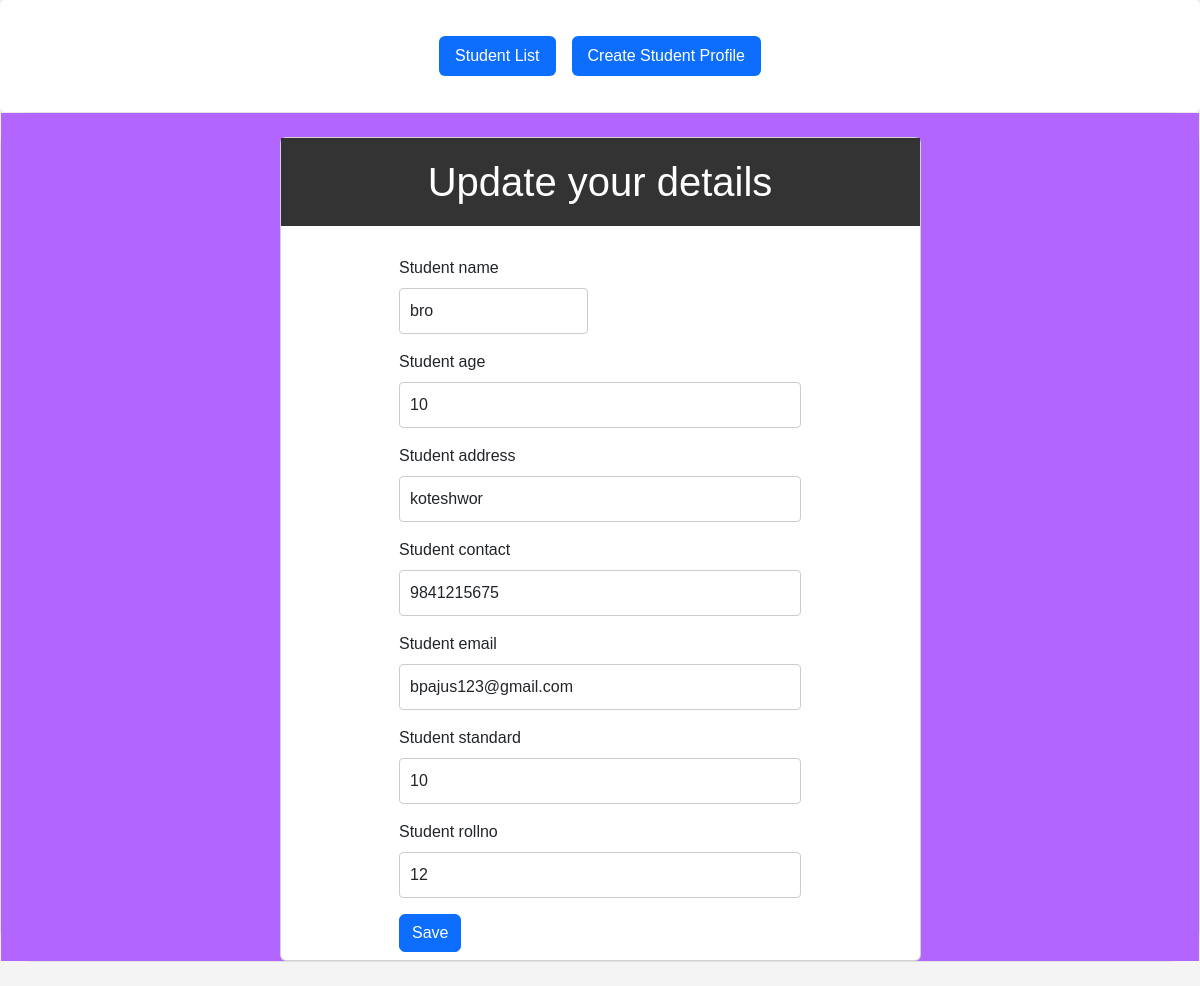
/update/33/update/, run on the app's committed database.
### grading_tool/models.py (models this page shows, shortened)
class Student_profile(models.Model):
    student_name = models.CharField(max_length=250)
    student_age = models.IntegerField()
    student_rollno = models.IntegerField()
    student_address = models.CharField(max_length=250)
    student_contact = models.IntegerField()
    student_email = models.CharField(blank=True, null=True, max_length=250)
    student_standard = models.IntegerField()
    student_photo = models.ImageField(upload_to='student_photos/', null=True, blank=True)

### grading_tool/views.py (the view)
# urls.py: path('update/<int:pk>/update/', StudentUpdateView.as_view(),name='update'),
class StudentUpdateView(UpdateView):
    model = Student_profile
    form_class = StudentForm
    template_name = 'update.html'
    success_url = reverse_lazy('student_list')

### grading_tool/forms.py
class StudentForm(forms.ModelForm):
    class Meta:
        model = Student_profile
        fields = "__all__"

### grading_tool/templates/update.html (shortened to what this page needs)
{% extends 'base.html' %}
{% load i18n django_bootstrap5 %}
{% block content %}
{% load static %}
<link rel="stylesheet" type="text/css" href="{% static 'Update.css' %}">
<section class="pb-4">
  <div class="border rounded-5">
        <div class="mask d-flex align-items-center h-100 gradient-custom-3">
          <div class="container h-100">
            <div class="row d-flex justify-content-center align-items-center h-100">
              <div class="col-12 col-md-9 col-lg-7 col-xl-7">
                <div class="card mt-4 ">
                   <form method="post">
                        <div class="heading text-center">
                          <h1>Update your details</h1>
                        </div>
                          <div class="container col-md-7 col-lg-8">
                           <div class="row">
                              <div class="col-sm-6">
                                {% bootstrap_field form.student_name show_label=True %}
                              </div>
                              <div class="col-sm-12">
                                {% bootstrap_field form.student_age show_label=True%}
                              </div>
                              <div class="col-sm-12">
                                {% bootstrap_field form.student_address show_label=True %}
                              </div>
                              <div class="col-sm-12">
                                {% bootstrap_field form.student_contact show_label=True %}
                              </div>
                              <div class="col-sm-12">
                                {% bootstrap_field form.student_email show_label=True %}
                              </div>
                              <div class="col-sm-12">
                                {% bootstrap_field form.student_standard show_label=True %}
                              </div>
                              <div class="col-sm-12">
                                {% bootstrap_field form.student_rollno show_label=True %}
                              </div>
                              <div class="mb-2">
                               {% bootstrap_button "Save" button_type="submit" button_class="btn-primary" %}
                              </div>
                           </div>
                   </form>
                </div>
              </div>
            </div>
        </div>
  </div>
</section>
{% endblock %}

### grading_tool/static/update.css (style rules this page uses)
body { font-family: Arial, sans-serif; background-color: #f4f4f4; }
.heading { background-color: #333; color: white; padding: 20px 0; margin-bottom: 30px; }
h1 { margin: 0; }
input[type="text"], input[type="number"] { width: 100%; padding: 10px; margin-bottom: 15px; border: 1px solid #ccc; border-radius: 4px; box-sizing: border-box; }
.gradient-custom-3 { background:#b266ff }

### data on the page
Student_profile: student_name "bro", student_age "10", student_address "koteshwor", student_contact "9841215675", student_email "bpajus123@gmail.com", student_standard "10", student_rollno "12"
